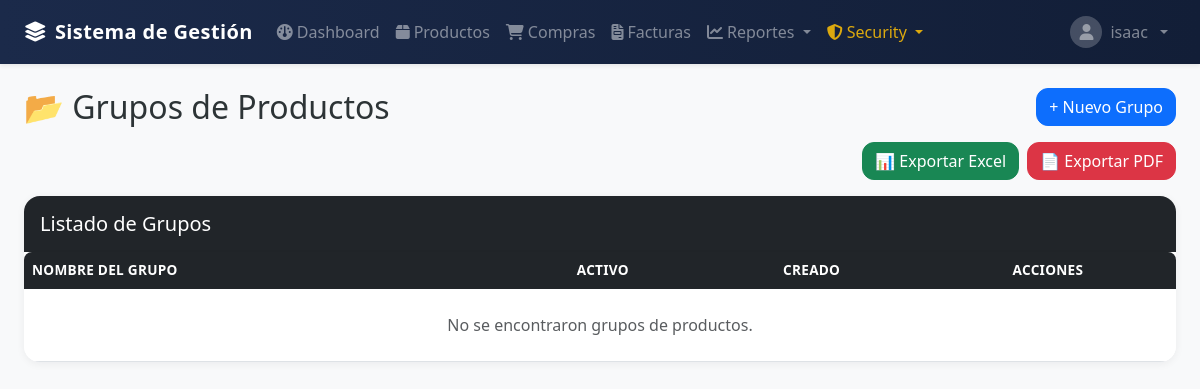
The page /groups/ (signed in) on the database as committed earlier.
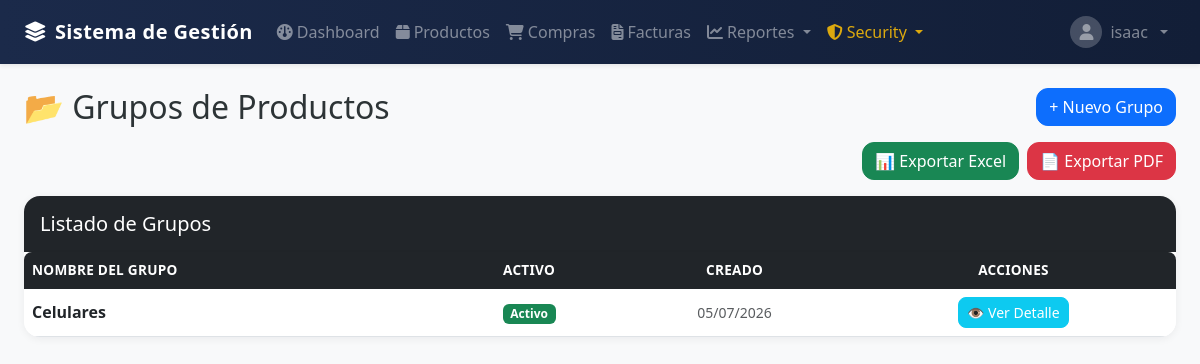
The same page on the database as committed later.
### billing/models.py (models this page shows, shortened)
class ProductGroup(models.Model):
    name = models.CharField(max_length=100, unique=True, verbose_name='Group Name')
    is_active = models.BooleanField(default=True)
    created_at = models.DateTimeField(auto_now_add=True)
    updated_at = models.DateTimeField(auto_now=True)
    class Meta:
        verbose_name = 'Product Group'
        verbose_name_plural = 'Product Groups'
        ordering = ['name']

### billing/views.py (the view)
# urls.py: path('groups/', views.ProductGroupListView.as_view(), name='productgroup_list'),
class ProductGroupListView(ModulePermissionRequiredMixin, ExportMixin, ListView):
    permission_required = 'security.view_products'
    model = ProductGroup
    template_name = 'billing/productgroup_list.html'
    context_object_name = 'items'
    export_filename = 'listado_grupos'
    export_headers = ['Nombre del Grupo', 'Activo', 'Creado']
    export_fields = [
        'name', 'is_active',
        lambda obj: obj.created_at.strftime('%d/%m/%Y %H:%M'),
    ]

### security/templatetags/security_tags.py (called while the page is built)
@register.filter(name='has_group')
def has_group(user, group_name):
    if not user.is_authenticated:
        return False
    if user.is_superuser:
        return True
    return user.groups.filter(name=group_name).exists()

@register.filter(name='has_permission')
def has_permission(user, codename):
    if not user.is_authenticated:
        return False
    if user.is_superuser:
        return True
    perm_name = codename if '.' in codename else f'security.{codename}'
    return user.has_perm(perm_name)

### shared/mixins.py (called while the page is built)
    def get(self, request, *args, **kwargs):
        fmt = request.GET.get('export', '').lower()
        if fmt in ('pdf', 'excel'):
            qs = self._get_export_queryset(request)
            if fmt == 'pdf':
                return build_pdf_response(qs, self.export_filename, self.export_headers, self.export_fields)
            return build_excel_response(qs, self.export_filename, self.export_headers, self.export_fields)
        return super().get(request, *args, **kwargs)

### templates/billing/productgroup_list.html (shortened to what this page needs)
{% extends 'billing/base.html' %}
{% block content %}
<div class="d-flex justify-content-between align-items-center mb-3">
  <h2 class="mb-0">📂 Grupos de Productos</h2>
  <a href="{% url 'billing:productgroup_create' %}" class="btn btn-primary">+ Nuevo Grupo</a>
</div>
<div class="d-flex justify-content-end gap-2 mb-3">
  <a href="?export=excel" class="btn btn-success">📊 Exportar Excel</a>
  <a href="?export=pdf" class="btn btn-danger">📄 Exportar PDF</a>
</div>
<div class="card shadow-sm border-0 rounded-4 overflow-hidden">
  <div class="card-header bg-dark text-white border-0 py-3">
    <h5 class="mb-0">Listado de Grupos</h5>
  </div>
  <div class="card-body p-0">
    <table class="table table-hover align-middle bg-white rounded-3 shadow-sm overflow-hidden mb-0">
      <thead class="table-dark">
        <tr>
          <th>Nombre del Grupo</th>
          <th class="text-center">Activo</th>
          <th class="text-center">Creado</th>
          <th class="text-center">Acciones</th>
        </tr>
      </thead>
      <tbody>
        {% for item in items %}
        <tr>
          <td class="fw-semibold">{{ item.name }}</td>
          <td class="text-center">
            {% if item.is_active %}
              <span class="badge bg-success">Activo</span>
            {% else %}
              <span class="badge bg-secondary">Inactivo</span>
            {% endif %}
          </td>
          <td class="text-center text-muted small">{{ item.created_at|date:"d/m/Y" }}</td>
          <td class="text-center text-nowrap">
            <a href="{% url 'billing:productgroup_detail' item.pk %}" class="btn btn-sm btn-info text-white">👁 Ver Detalle</a>
          </td>
        </tr>
        {% empty %}
        <tr>
          <td colspan="4" class="text-center text-muted py-4">No se encontraron grupos de productos.</td>
        </tr>
        {% endfor %}
      </tbody>
    </table>
  </div>
</div>
{% endblock %}

Rows that differ between the two databases and show on the page:
added ProductGroup: name "Celulares", is_active "Activo", created_at "05/07/2026"
Other text that changed with them:
text no longer shown: "No se encontraron grupos de productos."
